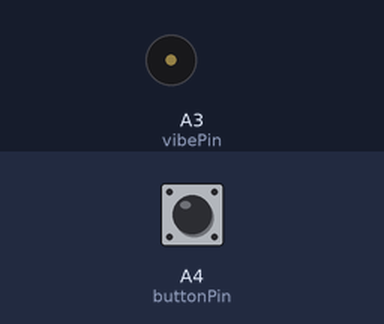
Bench run of a sketch on a simulated Arduino Uno, built with avr-gcc and run on an emulated ATmega328P. Parts: buzzer (waves = sounding). The test bench sets the inputs (shaded band); at power-on: A4 (buttonPin) HIGH.

Above: at 1.2 s.
1.3 s: A4 (buttonPin) pulled LOW for 0.15 s
At 1.7 s:
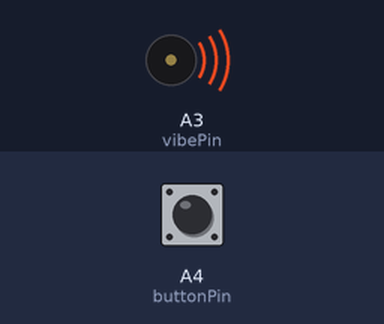
3.9 s: A4 (buttonPin) pulled LOW for 1 s
At 6.4 s:
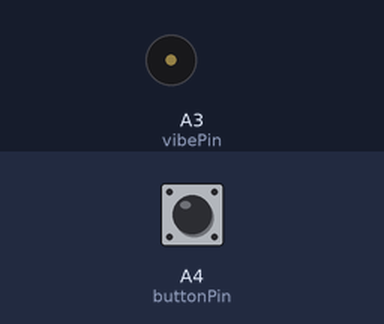
7.3 s: A4 (buttonPin) pulled LOW for 3.2 s
At 8.7 s:
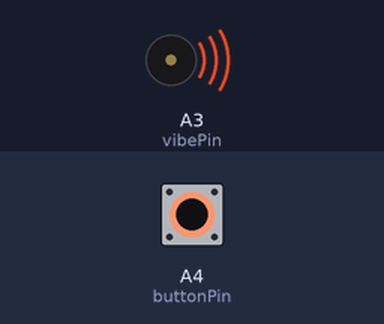
Timing chart, 0 to 12.9 s (numbered marks = the images above; inputs shaded):
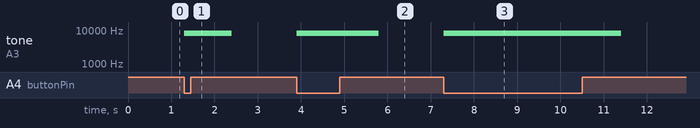

The sketch:

BuzzButton.ino
```cpp
/* Pin Definitions */
// The button is pin A5 and the vibe board is pin 3
int buttonPin = A4;
int vibePin = A3;

void setup()
{

  //Button
  pinMode(buttonPin, INPUT);  // set the pin as an input
  digitalWrite(buttonPin, HIGH);  // enable the pull-up resistor

  //VIBE
  pinMode(vibePin, OUTPUT);  // set the pin as an output


}

void loop()
{

  //if the button is being pressed
     if(digitalRead(buttonPin) == 0) {
        tone(vibePin, 8000, 1000);

     }

     delay(100);

}
```

Measured:
- after the input at 1.3 s, tone on A3 (vibePin): silent → 8000 Hz at once, → silent 1.1 s later
- after the input at 3.9 s, tone on A3 (vibePin): silent → 8000 Hz at once, → silent 1.9 s later
- after the input at 7.3 s, tone on A3 (vibePin): silent → 8000 Hz at once, → silent 4.1 s later
